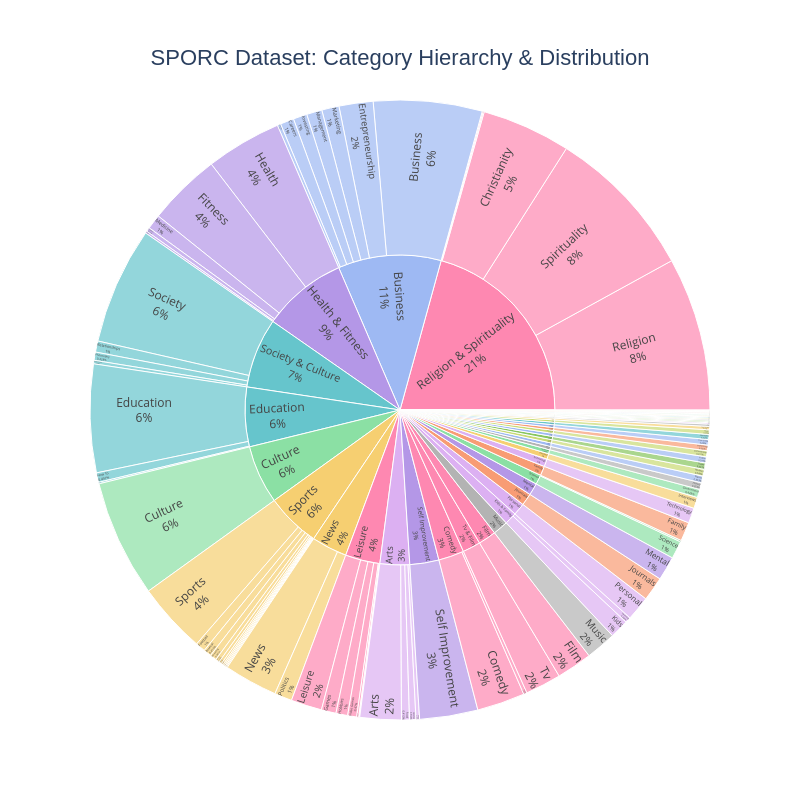

This figure's notebook cell:
### Code cell
# Demonstrate category hierarchy & distribution 
# Note that an episode can have multiple categories
sporc.plot_category_sunburst()

### Figure 1 — Plotly figure (JSON) as saved in the notebook; plotly's stock layout.template omitted (floating-point values rounded to 4 significant figures; data arrays with more than 128 entries replaced by an {"elided": "..."} marker saying what was removed)
{"data": [{"branchvalues": "total", "customdata": {"elided": "146x1 str values"}, "domain": {"x": [0, 1], "y": [0, 1]}, "hovertemplate": "labels=%{label}<br>count=%{value}<br>parent=%{parent}<br>id=%{id}<br>main_category=%{customdata[0]}<extra></extra>", "ids": {"elided": "146 str values"}, "insidetextorientation": "radial", "labels": {"elided": "146 str values"}, "marker": {"colors": {"elided": "146 str values"}}, "name": "", "parents": {"elided": "146 str values"}, "textinfo": "label+percent entry", "type": "sunburst", "values": {"elided": "146 float values"}}], "layout": {"height": 800, "legend": {"tracegroupgap": 0}, "sunburstcolorway": ["rgb(102, 197, 204)", "rgb(246, 207, 113)", "rgb(248, 156, 116)", "rgb(220, 176, 242)", "rgb(135, 197, 95)", "rgb(158, 185, 243)", "rgb(254, 136, 177)", "rgb(201, 219, 116)", "rgb(139, 224, 164)", "rgb(180, 151, 231)", "rgb(179, 179, 179)"], "title": {"font": {"family": "Arial", "size": 22}, "text": "SPORC Dataset: Category Hierarchy & Distribution", "x": 0.5, "xanchor": "center", "yanchor": "top"}, "width": 800}}
